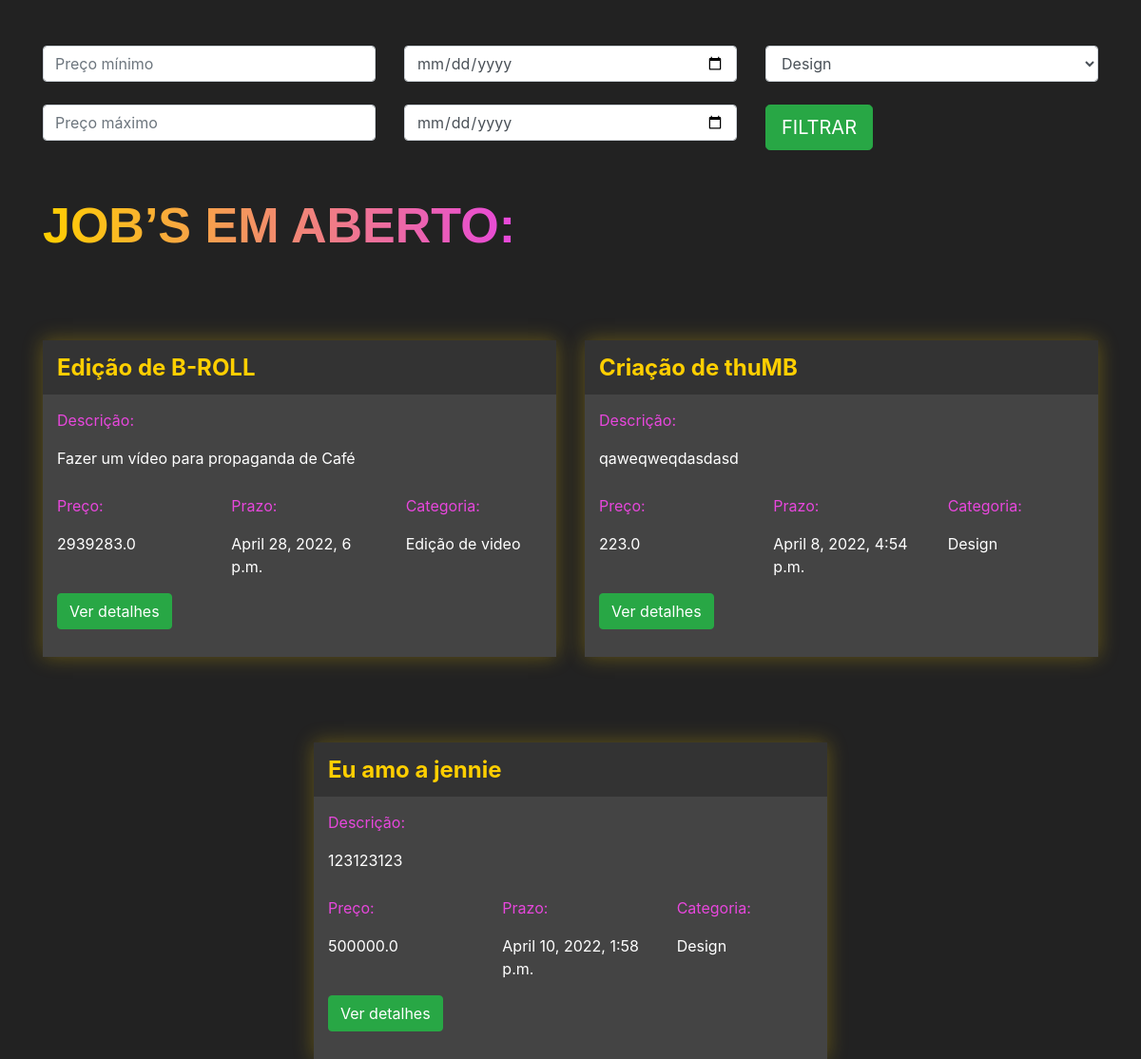
The app's page /jobs/encontrar_jobs/ with its own data.
### jobs/models.py (models this page shows, shortened)
class Jobs(models.Model):
    categoria_choices = (('D', 'Design'),
                         ('EV', 'Edição de Vídeo'))
    status_choices = (('C', 'Em criação'),
                      ('AA', 'Aguardando aprovação'),
                      ('F', 'Finalizado'))
    titulo = models.CharField(max_length=200)
    descricao = models.TextField()
    categoria = models.CharField(max_length=2, choices=categoria_choices, default="D")
    prazo_entrega = models.DateTimeField()
    preco = models.FloatField()
    referencias = models.ManyToManyField(Referencias)
    profissional = models.ForeignKey(User, on_delete=models.DO_NOTHING, null=True, blank=True)
    reservado = models.BooleanField(default=False)
    status = models.CharField(max_length=2, choices=status_choices, default='AA')

### jobs/views.py (the view)
# urls.py: path('encontrar_jobs/', views.encontrar_jobs, name="encontrar_jobs")
def encontrar_jobs(request):
    if request.method == "GET":
        preco_minimo = request.GET.get('preco_minimo')
        preco_maximo = request.GET.get('preco_maximo')
        prazo_minimo = request.GET.get('prazo_minimo')
        prazo_maximo = request.GET.get('prazo_maximo')
        categoria = request.GET.get('categoria')
        if preco_minimo or preco_maximo or prazo_minimo or prazo_maximo or categoria:
            if not preco_minimo:
                preco_minimo = 0
            if not preco_maximo:
                preco_maximo = 999999
            if not prazo_minimo:
                prazo_minimo = datetime(year=1900, month=1, day=1)
            if not prazo_maximo:
                prazo_maximo = datetime(year=3000, month=1, day=1)
            if categoria == 'D':
                categoria = ['D', ]
            elif categoria == "EV":
                categoria = ['EV', ]
            jobs = Jobs.objects.filter(preco__gte=preco_minimo) \
                .filter(preco__lte=preco_maximo) \
                .filter(prazo_entrega__gte=prazo_minimo) \
                .filter(prazo_entrega__lte=prazo_maximo) \
                .filter(categoria__in=categoria)\
                .filter(reservado = False)
        else:
            jobs = Jobs.objects.filter(reservado=False)
        return render(request, 'encontrar_jobs.html', {'jobs': jobs})

### jobs/templates/encontrar_jobs.html (shortened to what this page needs)
{% extends 'base.html' %}
{% load static %}
{% block 'head' %}
<link rel="stylesheet" href="{% static 'jobs/css/encontrar_jobs.css' %}">
{% endblock %}
{% block 'body' %}
<div class="container">
    <br>
    <br>
    <div class="row">
        <div class="col-sm">
            <form action="{%url 'encontrar_jobs' %}" method="GET">{%csrf_token%}
                <input type="text" class="form-control" placeholder="Preço mínimo" name="preco_minimo">
                <br>
                <input type="text" class="form-control" placeholder="Preço máximo" name="preco_maximo">
        </div>
        <div class="col-sm">
            <input type="date" class="form-control" name="prazo_minimo">
            <br>
            <input type="date" class="form-control" name="prazo_maximo">
        </div>
        <div class="col-sm">
            <select class="form-control" name="categoria">
                <option value="D">Design</option>
            </select>
            <br>
            <input type="submit" class="btn btn-success btn-lg" value="FILTRAR">
        </div>
    </div>
    <br>
    <br>
    <h2 class="titulo">JOB’S EM ABERTO:</h2>
    <div class="row justify-content-around">
        {% for job in jobs %}
        <div class="col-6 row-card">
            <div class="card-job">
                <div class="header-job">
                    <h4 class="titulo-job">{{job.titulo}}</h4>
                </div>
                <div class="body-job">
                    <p class="titulo-body">Descrição:</p>
                    <div style="width: 70%">
                        <p>{{job.descricao}}</p>
                    </div>
                    <div class="row">
                        <div class="col-4">
                            <p class="titulo-body">Preço:</p>
                            <p>{{job.preco}}</p>
                        </div>
                        <div class="col-4">
                            <p class="titulo-body">Prazo:</p>
                            <p>{{job.prazo_entrega}}</p>
                        </div>
                        <div class="col-4">
                            <p class="titulo-body">Categoria:</p>
                            <p>{%if job.categoria == 'D' %}
                                Design
                                {%else %}
                                Edição de video
                                {%endif%}
                            </p>
                        </div>
                    </div>
                    <button class="btn btn-success">Ver detalhes</button>
                    <br>
                    <br>
                </div>
            </div>
        </div>
        {%endfor%}
    </div>
</div>
{% endblock %}

### templates/base.html (shortened to what this page needs)
<!doctype html>
<html lang="en">
<head>
    {% block 'head' %}
    {% endblock %}
    <link rel="stylesheet" href="https://cdn.jsdelivr.net/npm/bootstrap@4.6.1/dist/css/bootstrap.min.css">
</head>
<body class="fundo">
{% block 'body' %}{% endblock %}
</body>
</html>

### templates/static/jobs/css/encontrar_jobs.css (style rules this page uses)
.fundo { background-color: #222; color: white; }
.card-job { background-color: #444; box-shadow: 0 0px 20px 0 rgba( 255, 207, 0, 0.3 ); padding: 0; margin-top: 50px; }
.header-job { background-color: #333; width: 100% !important; padding: 5px; padding-left: 15px; }
.row-card { margin-top: 40px; }
.titulo-job { color: #FFCF00; font-weight: bold; margin-top: 10px; }
.body-job { padding: 5px; padding-left: 15px; }
.titulo-body { color: #E747DC; margin-top: 10px; }
.titulo { font-family: Arial, Helvetica, sans-serif; font-weight: bold; font-size: 52px; display: inline; background-image: linear-gradient(90deg, rgba(255,207,0,1) 0%, rgba(231,71,220,1) 100%); background-clip: text; -webkit-background-clip: text; color: transparent; padding-bottom: 10px; }

### records on screen
Jobs: titulo "Edição de B-ROLL", descricao "Fazer um vídeo para propaganda de Café", preco "2939283.0", prazo_entrega "April 28, 2022, 6 p.m.", categoria "Edição de video"
Jobs: titulo "Criação de thuMB", descricao "qaweqweqdasdasd", preco "223.0", prazo_entrega "April 8, 2022, 4:54 p.m.", categoria "Design"
Jobs: titulo "Eu amo a jennie", descricao "123123123", preco "500000.0", prazo_entrega "April 10, 2022, 1:58 p.m.", categoria "Design"
